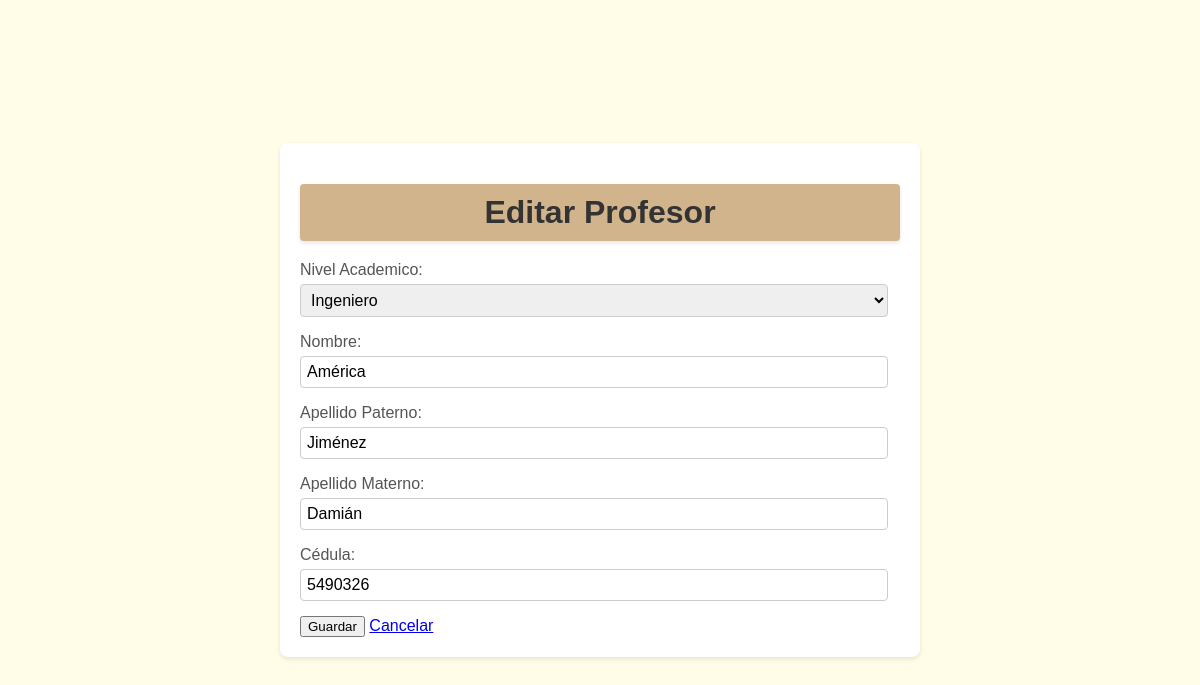
/Titulacion/profesores/editar/8/, run on the app's committed database.
### Titulacion/models.py (models this page shows, shortened)
class Profesor (models.Model):
    sigla = models.CharField(max_length=50, choices=[
        ('MTI.', 'Maestría en Tecnologías de la Información'),
        ('MDIS.', 'Maestría en Diseño'),
        ('ING.', 'Ingeniero'),
        ('LIC.', 'Licenciado'),
        ('DR.', 'Doctor')], default='MTI')
    nombreProfesor = models.CharField(max_length=100)
    apellidoPaterno = models.CharField(max_length=100, default="")
    apellidoMaterno = models.CharField(max_length=100, default="")
    cedulaProfesor = models.IntegerField()

### Titulacion/views.py (the view)
# urls.py: path('profesores/editar/<int:pk>/', views.update_profesor, name='update_profesor'),
def update_profesor(request, pk):
    profesor = get_object_or_404(Profesor, pk=pk)
    if request.method == 'POST':
        form = ProfesorForm(request.POST, instance=profesor)
        if form.is_valid():
            form.save()
            return redirect('lista_profesores')
    else:
        form = ProfesorForm(instance=profesor)
    return render(request, 'titulaciones/profesor_form.html', {'form': form})

### Titulacion/forms.py
class ProfesorForm(forms.ModelForm):
    class Meta:
        model = Profesor
        fields = ['sigla','nombreProfesor', 'apellidoPaterno', 'apellidoMaterno', 'cedulaProfesor']
        labels = {
            'sigla': 'Nivel Academico',
            'nombreProfesor': 'Nombre',
            'apellidoPaterno': 'Apellido Paterno',
            'apellidoMaterno': 'Apellido Materno',
            'cedulaProfesor': 'Cédula',
        }

### Titulacion/templates/titulaciones/profesor_form.html (shortened to what this page needs)
<!DOCTYPE html>
<html lang="es">
<head>
    {% load static %}
    <link rel="stylesheet" type="text/css" href="{% static 'style.css' %}">
</head>
<body>
    <div class="container">
        <h1>{% if form.instance.pk %}Editar{% else %}Agregar{% endif %} Profesor</h1>
        <form method="post">
            {{ form.as_p }}
            <div class="form-actions">
                <button type="submit" class="submit-btn">Guardar</button>
                <a href="{% url 'lista_profesores' %}" class="cancel-btn">Cancelar</a>
            </div>
        </form>
    </div>
</body>
</html>

### Titulacion/static/style.css (style rules this page uses)
body { font-family: sans-serif; margin: 0; padding: 0; display: flex; justify-content: center; align-items: center; min-height: 100vh; background-color: #fffde7; }
:root { --text-color: #000000; --h5-font: 1rem; }
.container { background-color: #ffffff; padding: 20px; border-radius: 8px; box-shadow: 0 2px 4px rgba(0, 0, 0, 0.1); width: 80%; max-width: 600px; }
h1 { text-align: center; margin-bottom: 20px; color: #333; background-color: #d2b48c; padding: 10px; border-radius: 4px; box-shadow: 0 2px 4px rgba(0, 0, 0, 0.1); }
form p { margin-bottom: 15px; }
form label { display: block; margin-bottom: 5px; color: #555; }
form input[type="text"], form input[type="email"], form input[type="number"], form textarea, form input[type="file"], form select { width: calc(100% - 12px); padding: 6px; border: 1px solid #ccc; border-radius: 4px; box-sizing: border-box; font-size: 16px; }

### data on the page
Profesor: sigla "Ingeniero", nombreProfesor "América", apellidoPaterno "Jiménez", apellidoMaterno "Damián", cedulaProfesor "5490326"
